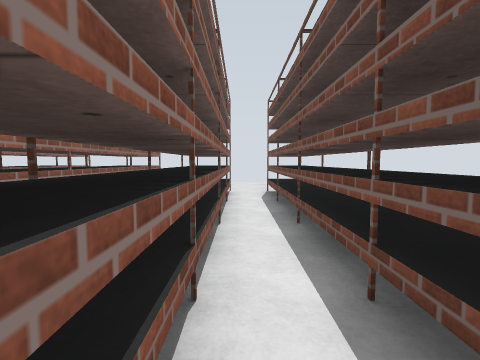
[1] (above)

18 first-person views from a walk through a robot-simulator world made for Gazebo. The camera is 1.2 m above the floor, tilts 4° down and sees 85° across. The floor is counted in squares, 1 m on a side. Each view is taken from the middle of a square. On the plan, view 1 faces up. The plan holds only what a view shows up to about 12 squares ahead; the rest is blank. The robots in the file are not drawn.

[2]
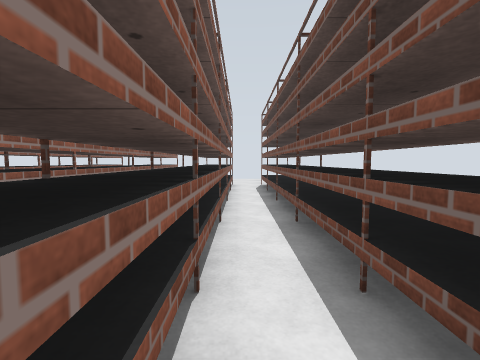

[3]
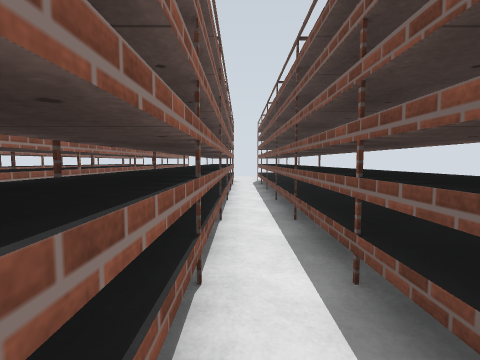

[4]
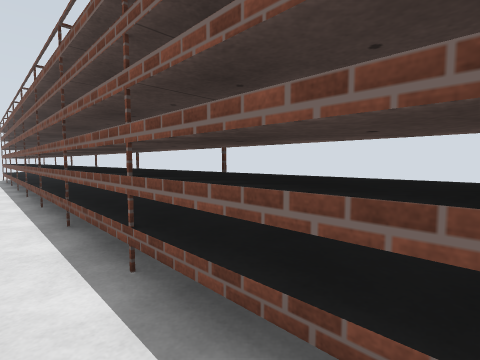

[5]
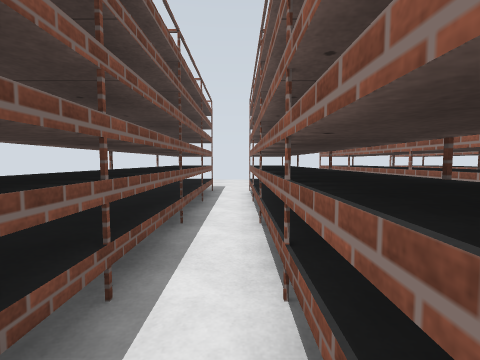

[6]
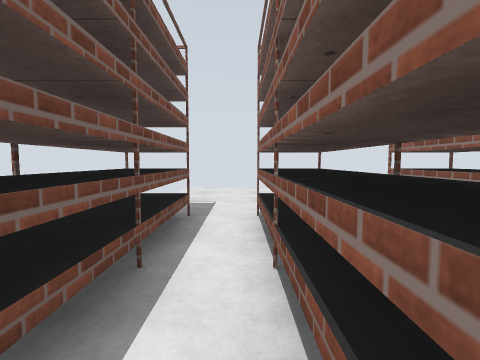

[7]
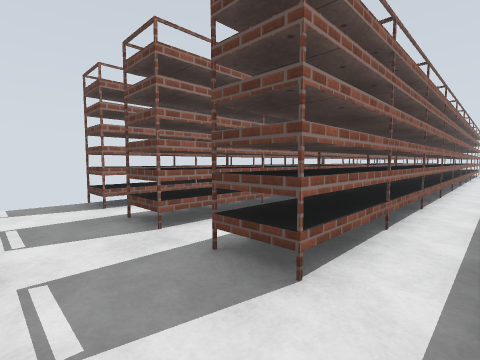

[8]
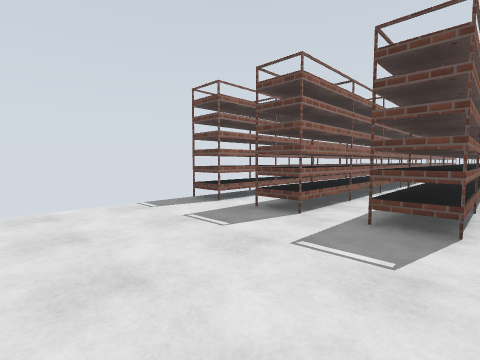

[9]
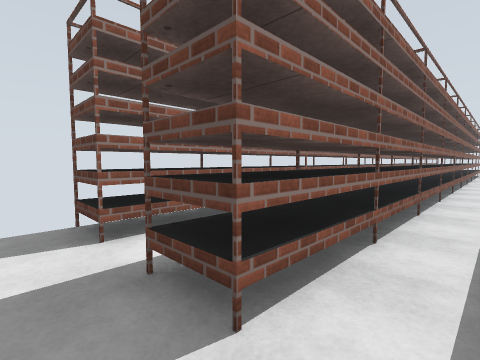

[10]
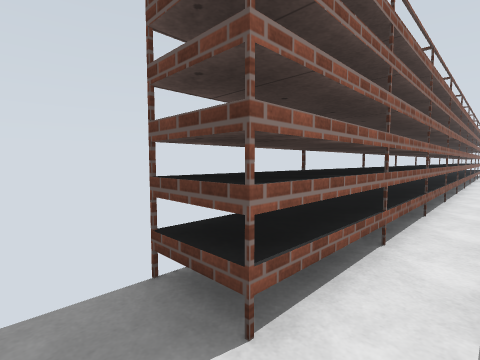

[11]
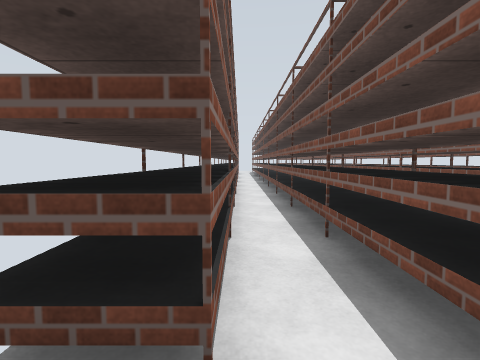

[12]
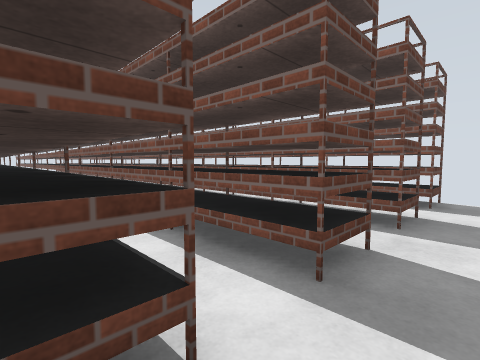

[13]
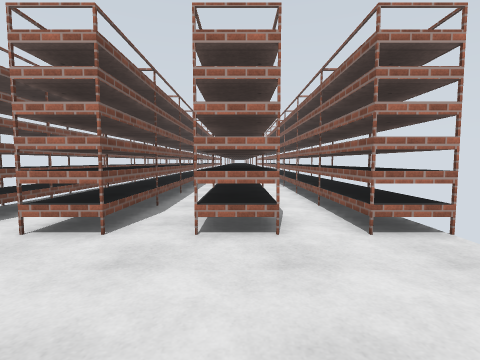

[14]
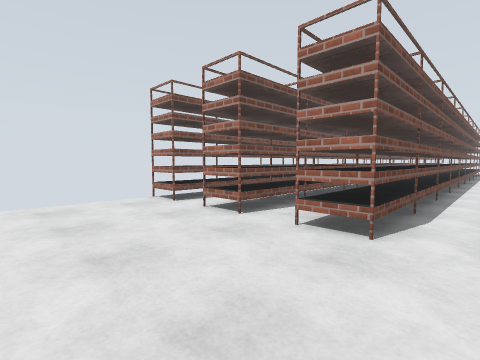

[15]
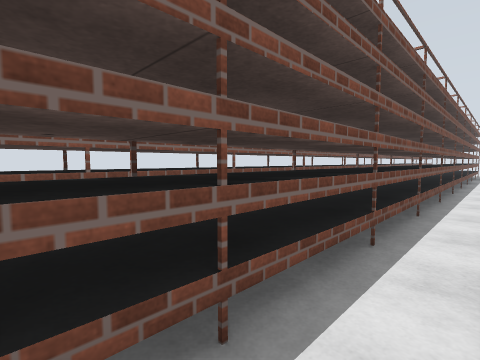

[16]
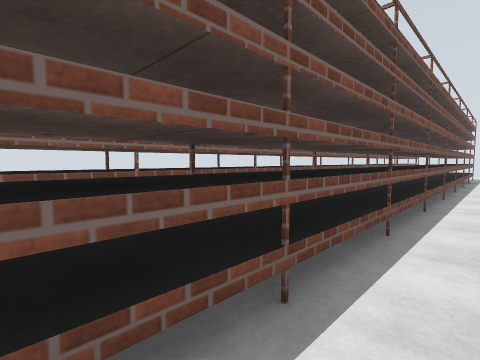

[17]
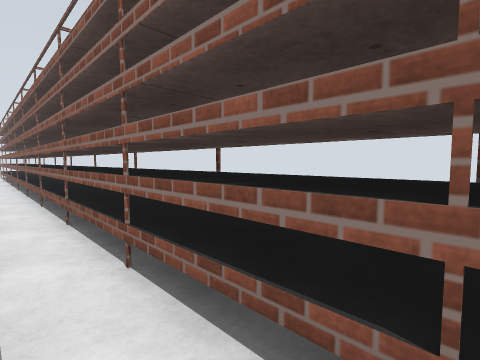

[18]
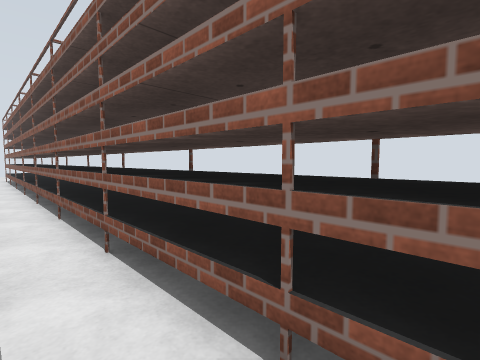

### Floor plan
Points are (right, up) in squares from view 1. A wall is a line through its corners. A room is listed if a view was taken in it or the views show most of it. See-through windows are left out.
Room 1 (views 1, 2, 3, 4, 5, 6, 7, 8, 9, 10, 11, 12, 15, 16, 17, 18)
walls: (2.5, -17.8) (1.1, -17.8) (1.1, 10.8); (-4.6, -0.8) (-4.6, 10.8); (-0.4, 10.2) (-0.4, -17.8) (-1.8, -17.8) (-1.8, 10.8); (-3.3, 10.8) (-3.3, -17.8) (-4.6, -17.8) (-4.6, -4.4); (-6.1, 10.8) (-6.1, -17.8) (-7.6, -17.8)
ways out: opening at (-2.7, 11) to room 2
Room 2 (views 13, 14)
walls: (-1.8, 10.8) (-0.4, 10.8); (-4.6, 10.8) (-3.3, 10.8); (1.1, 10.8) (2.5, 10.8); (-7.6, 10.8) (-6.1, 10.8)
ways out: opening at (-2.7, 11) to room 1

Where each view was taken, in squares from view 1:
view 1: 0 up, 0 right, facing up
view 2: 3 down, 0 right, facing up
view 3: 6 down, 0 right, facing up
view 4: 12 down, 0 right, facing up-right
view 5: 7 down, 0 right, facing down
view 6: 12 down, 0 right, facing down
view 7: 20 down, 1 right, facing up-left
view 8: 23 down, 0 right, facing up-left
view 9: 19 down, 2 left, facing up-left
view 10: 19 down, 5 left, facing up-left
view 11: 19 down, 6 left, facing up
view 12: 19 down, 7 left, facing up-right
view 13: 15 up, 4 left, facing down
view 14: 15 up, 6 left, facing down-right
view 15: 9 up, 3 left, facing down-right
view 16: 4 up, 3 left, facing down-right
view 17: 8 up, 5 left, facing down-left
view 18: 3 up, 5 left, facing down-left
